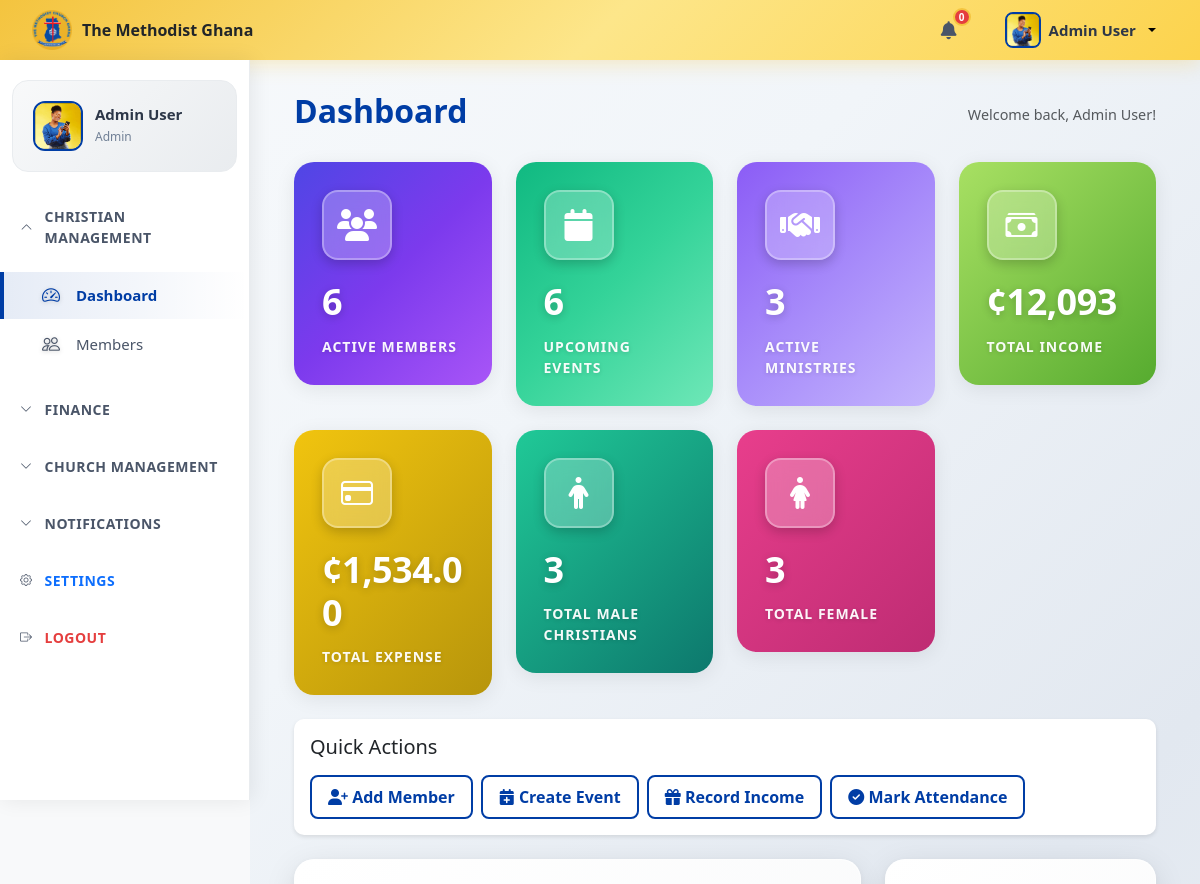
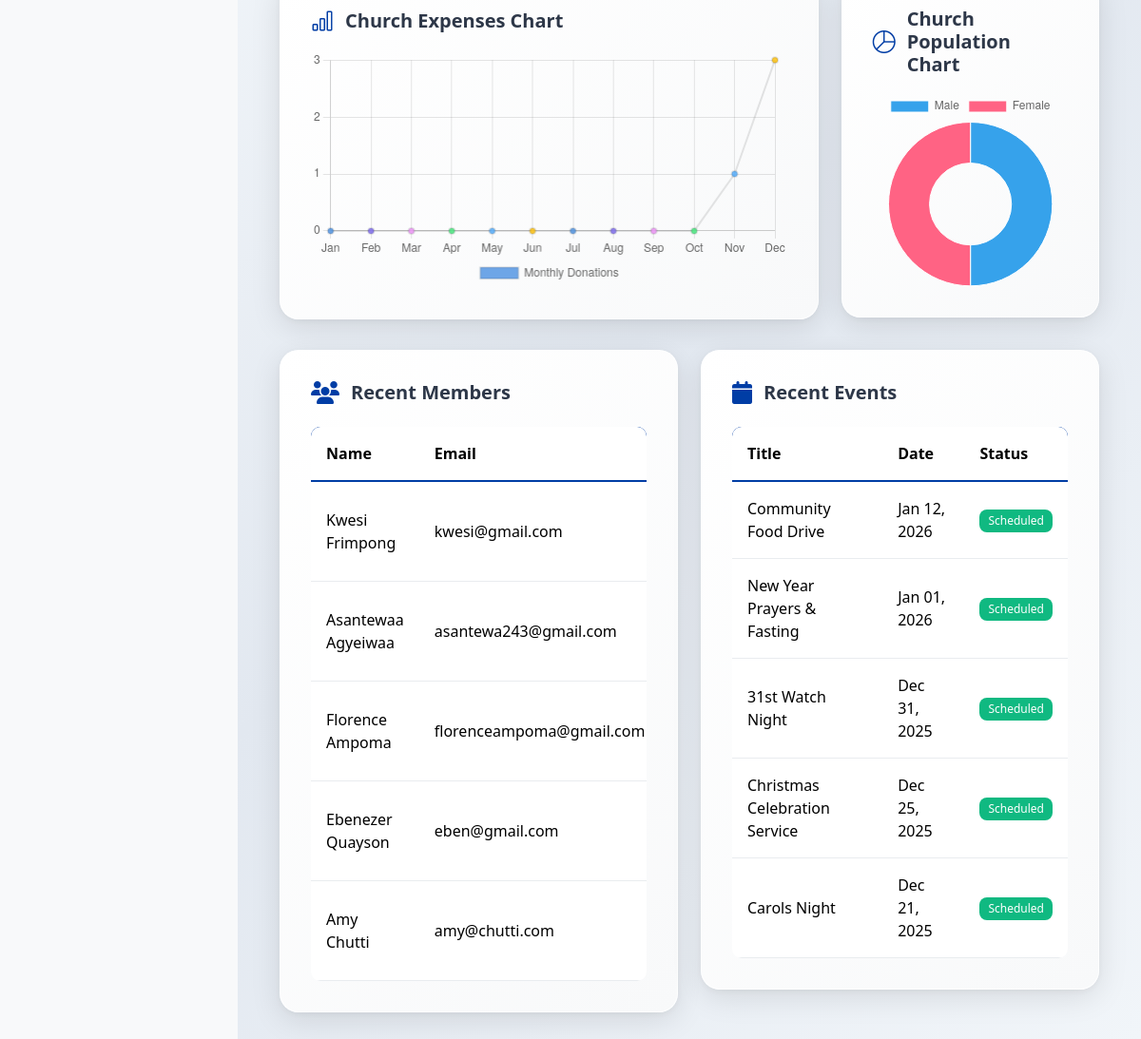
The app's page /app/views/dashboard.php (signed in) with its own data (2 pictures, top to bottom).
### tables this page shows
CREATE TABLE `settings` (
  `id` int(11) NOT NULL,
  `setting_key` varchar(100) NOT NULL,
  `setting_value` longtext DEFAULT NULL,
  `description` text DEFAULT NULL,
  `created_at` timestamp NOT NULL DEFAULT current_timestamp(),
  `updated_at` timestamp NOT NULL DEFAULT current_timestamp() ON UPDATE current_timestamp()
);

CREATE TABLE `users` (
  `id` int(11) NOT NULL,
  `email` varchar(255) NOT NULL,
  `password` varchar(255) NOT NULL,
  `first_name` varchar(100) NOT NULL,
  `last_name` varchar(100) NOT NULL,
  `role_id` int(11) NOT NULL,
  `phone` varchar(20) DEFAULT NULL,
  `profile_photo` varchar(255) DEFAULT NULL,
  `is_active` tinyint(1) DEFAULT 1,
  `created_at` timestamp NOT NULL DEFAULT current_timestamp(),
  `updated_at` timestamp NOT NULL DEFAULT current_timestamp() ON UPDATE current_timestamp()
);

CREATE TABLE `members` (
  `id` int(11) NOT NULL,
  `user_id` int(11) DEFAULT NULL,
  `first_name` varchar(100) NOT NULL,
  `last_name` varchar(100) NOT NULL,
  `email` varchar(255) DEFAULT NULL,
  `phone` varchar(20) DEFAULT NULL,
  `date_of_birth` date DEFAULT NULL,
  `gender` varchar(20) DEFAULT NULL,
  `join_date` date DEFAULT NULL,
  `status` varchar(50) DEFAULT 'active',
  `address` varchar(255) DEFAULT NULL,
  `city` varchar(100) DEFAULT NULL,
  `state` varchar(100) DEFAULT NULL,
  `zip_code` varchar(20) DEFAULT NULL,
  `emergency_contact` varchar(100) DEFAULT NULL,
  `emergency_phone` varchar(20) DEFAULT NULL,
  `photo` varchar(255) DEFAULT NULL,
  `created_at` timestamp NOT NULL DEFAULT current_timestamp(),
  `updated_at` timestamp NOT NULL DEFAULT current_timestamp() ON UPDATE current_timestamp()
);

CREATE TABLE `events` (
  `id` int(11) NOT NULL,
  `title` varchar(255) NOT NULL,
  `description` text DEFAULT NULL,
  `event_date` datetime NOT NULL,
  `location` varchar(255) DEFAULT NULL,
  `capacity` int(11) DEFAULT NULL,
  `organizer_id` int(11) DEFAULT NULL,
  `status` varchar(50) DEFAULT 'scheduled',
  `created_at` timestamp NOT NULL DEFAULT current_timestamp(),
  `updated_at` timestamp NOT NULL DEFAULT current_timestamp() ON UPDATE current_timestamp()
);

### app/views/dashboard.php (the view, shortened to what the rows shown need)
<?php
require_once __DIR__ . '/../../config/database.php';
require_once __DIR__ . '/../models/Member.php';
require_once __DIR__ . '/../models/Event.php';
$db = Database::getInstance();
$memberModel = new Member();
$eventModel = new Event();
$male_count = $memberModel->getMaleCount();
$female_count = $memberModel->getFemaleCount();
$recent_members = $memberModel->getRecentMembers();
$recent_events = $eventModel->getRecentEvents();
$monthlyDonations = $db->fetchAll("SELECT MONTH(donation_date) AS month, COUNT(*) AS total FROM donations GROUP BY MONTH(donation_date)");
$monthlyTotals = array_fill(0, 12, 0);
foreach ($monthlyDonations as $d){
    $monthlyTotals[$d['month'] - 1] = (int)$d['total'];
}
$jsDonationData = json_encode($monthlyTotals);
?>
<?php include 'header.php'; ?>
<div class="main-content">
    <?php include 'sidebar.php'; ?>
    <div class="container-fluid">
        <div class="d-flex justify-content-between align-items-center mb-4">
            <h2 class="fw-bold" style="color: var(--primary-color);">Dashboard</h2>
        </div>
        <div class="row g-4 mt-2">
            <div class="col-lg-6">
                <div class="chart-container">
                    <div class="table-responsive">
                        <table class="table table-hover mb-0">
                            <thead>
                                <tr style="background: var(--primary-color); color: white;">
                                    <th>Name</th>
                                    <th>Email</th>
                                </tr>
                            </thead>
                            <tbody>
                                <?php foreach ($recent_members as $member): ?>
                                    <tr>
                                        <td><?php echo htmlspecialchars($member['first_name'] . ' ' . $member['last_name']); ?></td>
                                        <td><?php echo htmlspecialchars($member['email'] ?? 'N/A'); ?></td>
                                    </tr>
                                <?php endforeach; ?>
                            </tbody>
                        </table>
                    </div>
                </div>
            </div>
            <div class="col-lg-6">
                <div class="chart-container">
                    <div class="table-responsive">
                        <table class="table table-hover mb-0">
                            <thead>
                                <tr style="background: var(--primary-color); color: white;">
                                    <th>Title</th>
                                    <th>Date</th>
                                    <th>Status</th>
                                </tr>
                            </thead>
                            <tbody>
                                <?php foreach ($recent_events as $event): ?>
                                    <tr>
                                        <td><?php echo htmlspecialchars($event['title']); ?></td>
                                        <td><?php echo date('M d, Y', strtotime($event['event_date'])); ?></td>
                                        <td><span class="badge bg-success"><?php echo ucfirst($event['status']); ?></span></td>
                                    </tr>
                                <?php endforeach; ?>
                            </tbody>
                        </table>
                    </div>
                </div>
            </div>
        </div>
    </div>
</div>
<script>
    const donationData =<?php echo $jsDonationData;?>;
    const ctx = document.getElementById("donationsChart");
    const ctx1 = document.getElementById("ministryChart");
    const totalMales = <?php echo $male_count?>;
    const totalFemales = <?php echo $female_count?>;
    console.log(donationData);
    // Chart for Donations
    new Chart(ctx, {
        type: "line",
        data: {
            labels: ["Jan","Feb","Mar","Apr","May","Jun","Jul","Aug","Sep","Oct","Nov","Dec"],
            datasets: [{
                label: "Monthly Donations",
                data: donationData,
                backgroundColor: [
              "rgba(74, 144, 226, 0.8)",
              "rgba(123, 104, 238, 0.8)",
              "rgba(240, 147, 251, 0.8)",
              "rgba(67, 233, 123, 0.8)",
              "rgba(79, 172, 254, 0.8)",
              "rgba(255, 193, 7, 0.8)",
            ],
                borderWidth: 2
            }]
        },
       options: {
         responsive: true,
         maintainAspectRatio: true,
         scales: {
           y: {
             beginAtZero: true,
              ticks: {
                precision: 0,
            //    stepSize: 5,
              },
           },
         },
         plugins: {
           legend: { position: "bottom" },
         },
       },
});
//Chart for Gender
new Chart(ctx1,{
    type:'doughnut',
    data:{
        labels:['Male', 'Female'],
        datasets:[{
            data:[totalMales, totalFemales],
            borderWidth:1
        }]
    }
});
</script>

### app/views/navbar.php (shortened to what the rows shown need)
<?php
require_once __DIR__ . '/../../config/database.php';
?>
    <nav class="top-navbar">
        <div class="top-nav-left">
            <div class="d-none d-md-flex align-items-center">
                <img src="<?php echo BASE_URL;?>/assets/images/methodist-logo.png" alt="Logo" style="height: 40px; margin-right: 10px;">
                <span class="fw-bold text-dark"><?php echo htmlspecialchars($church_name); ?></span>
            </div>
        </div>
        <div class="top-nav-right">
            <div class="dropdown user-dropdown ms-2">
                <button class="user-profile-btn dropdown-toggle" data-bs-toggle="dropdown">
                    <img src="<?php echo BASE_URL; echo '/'; echo htmlspecialchars($user['profile_photo'] ?? '/assets/images/placeholder-user.jpg'); ?>" alt="User" class="user-thumbnail">
                    <span class="d-none d-md-inline user-name-top"><?php echo htmlspecialchars($user['first_name'] . ' ' . $user['last_name']); ?></span>
                </button>
            </div>
        </div>
    </nav>
</body>
</html>

### app/views/sidebar.php (shortened to what the rows shown need)
<?php
include_once __DIR__ . '/../../config/database.php';
$pdo = Database::getInstance()->getConnection();
$userId = $_SESSION['user_id'] ?? null;
$user = null;
if($userId) {
    $stmt = $pdo->prepare("SELECT first_name, last_name, profile_photo FROM users WHERE id = :id");
    $stmt->execute([':id' => $userId]);
    $user = $stmt->fetch(PDO::FETCH_ASSOC);
}
?>
<nav class="sidebar sidebar-menu-groups" id="sidebar">
    <div class="sidebar-user-card">
        <div class="user-avatar">
            <img src="<?php echo BASE_URL; echo '/'; echo htmlspecialchars($user['profile_photo'] ?? '/assets/images/placeholder-user.jpg'); ?>" alt="User">
        </div>
        <div class="user-info">
            <h6><?php echo htmlspecialchars($user['first_name'] . ' ' . $user['last_name']); ?></h6>
            <span class="user-role"><?php echo htmlspecialchars($_SESSION['user_role']); ?></span>
        </div>
    </div>
</nav>

### records on screen
settings: setting_value "The Methodist Ghana"
users: profile_photo (picture), first_name+last_name "Admin User"
members: first_name+last_name "Kwesi Frimpong", email "kwesi@gmail.com"
members: first_name+last_name "Asantewaa Agyeiwaa", email "asantewa243@gmail.com"
members: first_name+last_name "Florence Ampoma", email "florenceampoma@gmail.com"
members: first_name+last_name "Ebenezer Quayson", email "eben@gmail.com"
members: first_name+last_name "Amy Chutti", email "amy@chutti.com"
events: title "Community Food Drive", event_date "Jan 12, 2026", status "Scheduled"
events: title "New Year Prayers & Fasting", event_date "Jan 01, 2026", status "Scheduled"
events: title "31st Watch Night", event_date "Dec 31, 2025", status "Scheduled"
events: title "Christmas Celebration Service", event_date "Dec 25, 2025", status "Scheduled"
events: title "Carols Night", event_date "Dec 21, 2025", status "Scheduled"

### other values on screen
$unread_count['COUNT(*)'] "0"
$_SESSION['user_role'] "Admin"
$_SESSION['user_name'] "Admin User"
$members_count "6"
$events_scheduled_count "6"
$ministries_count['count'] "3"
$donation_total['total'] "12,093"
$totalExpenses['total_amount'] "1,534.00"
$male_count "3"
$female_count "3"
chart data {{ $jsDonationData }} [0,0,0,0,0,0,0,0,0,0,1,3]
chart data {{ $male_count }} 3
chart data {{ $female_count }} 3
